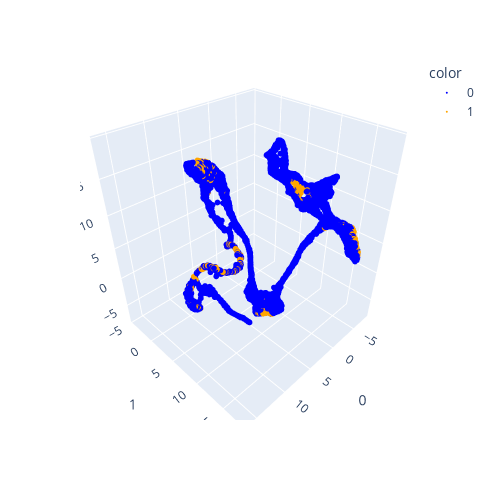

Notebook code for this chart:
### Code cell
core_trans_states = adata.obs['core_trans_states'].values
import plotly   
importlib.reload(plotly)
# importlib.reload(nbformat)
import plotly.express as px
fig_3d = px.scatter_3d(
    emb_featuremap, 
    x=0, y=1, z=2,
    color=core_trans_states, 
    # labels={'color': 'species'}
    # color_continuous_scale='viridis',
    color_discrete_sequence=[  'blue', 'orange',]
)
fig_3d.update_traces(marker_size=2) # Modify the point size
fig_3d.update_layout(
    autosize=False,
    width=500,
    height=500,
)
fig_3d.show()

# save the plot
# fig_3d.write_html("3d_plot_core_trans_states.html")

### Figure 1 — Plotly figure (JSON) as saved in the notebook; plotly's stock layout.template omitted (floating-point values rounded to 4 significant figures; data arrays with more than 128 entries replaced by an {"elided": "..."} marker saying what was removed)
{"data": [{"hovertemplate": "color=0<br>0=%{x}<br>1=%{y}<br>2=%{z}<extra></extra>", "legendgroup": "0", "marker": {"color": "blue", "size": 2, "symbol": "circle"}, "mode": "markers", "name": "0", "scene": "scene", "showlegend": true, "type": "scatter3d", "x": {"elided": "4505 float values"}, "y": {"elided": "4505 float values"}, "z": {"elided": "4505 float values"}}, {"hovertemplate": "color=1<br>0=%{x}<br>1=%{y}<br>2=%{z}<extra></extra>", "legendgroup": "1", "marker": {"color": "orange", "size": 2, "symbol": "circle"}, "mode": "markers", "name": "1", "scene": "scene", "showlegend": true, "type": "scatter3d", "x": {"elided": "495 float values"}, "y": {"elided": "495 float values"}, "z": {"elided": "495 float values"}}], "layout": {"autosize": false, "height": 500, "legend": {"title": {"text": "color"}, "tracegroupgap": 0}, "margin": {"t": 60}, "scene": {"domain": {"x": [0, 1], "y": [0, 1]}, "xaxis": {"title": {"text": "0"}}, "yaxis": {"title": {"text": "1"}}, "zaxis": {"title": {"text": "2"}}}, "width": 500}}
